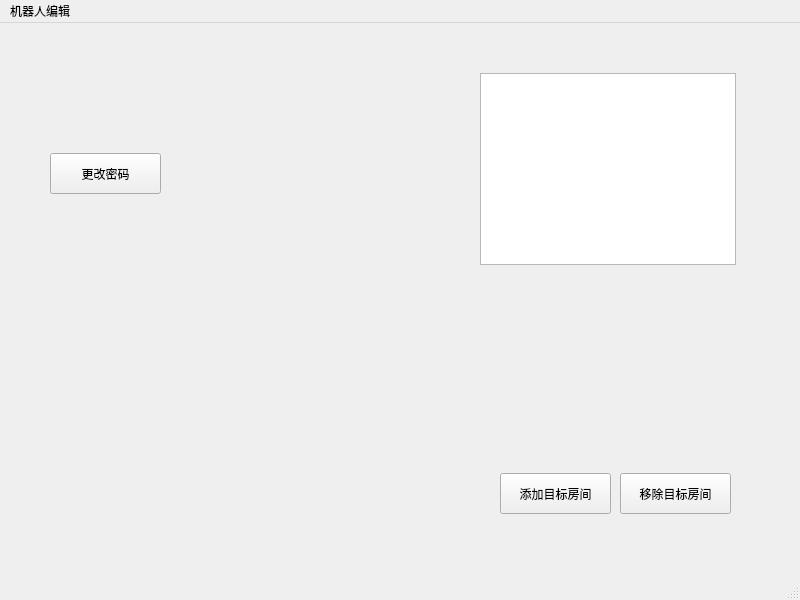
<?xml version="1.0" encoding="UTF-8"?>
<ui version="4.0">
 <class>BotEditWindow</class>
 <widget class="QMainWindow" name="BotEditWindow">
  <property name="geometry">
   <rect>
    <x>0</x>
    <y>0</y>
    <width>800</width>
    <height>600</height>
   </rect>
  </property>
  <property name="windowTitle">
   <string>MainWindow</string>
  </property>
  <widget class="QWidget" name="centralwidget">
   <widget class="QPushButton" name="pushButton_add_target">
    <property name="geometry">
     <rect>
      <x>500</x>
      <y>450</y>
      <width>111</width>
      <height>41</height>
     </rect>
    </property>
    <property name="text">
     <string>添加目标房间</string>
    </property>
   </widget>
   <widget class="QPushButton" name="pushButton_remove_target">
    <property name="geometry">
     <rect>
      <x>620</x>
      <y>450</y>
      <width>111</width>
      <height>41</height>
     </rect>
    </property>
    <property name="text">
     <string>移除目标房间</string>
    </property>
   </widget>
   <widget class="QListView" name="listView_targets">
    <property name="geometry">
     <rect>
      <x>480</x>
      <y>50</y>
      <width>256</width>
      <height>192</height>
     </rect>
    </property>
   </widget>
   <widget class="QPushButton" name="pushButton">
    <property name="geometry">
     <rect>
      <x>50</x>
      <y>130</y>
      <width>111</width>
      <height>41</height>
     </rect>
    </property>
    <property name="text">
     <string>更改密码</string>
    </property>
   </widget>
  </widget>
  <widget class="QMenuBar" name="menubar">
   <property name="geometry">
    <rect>
     <x>0</x>
     <y>0</y>
     <width>800</width>
     <height>21</height>
    </rect>
   </property>
   <widget class="QMenu" name="menu">
    <property name="title">
     <string>机器人编辑</string>
    </property>
   </widget>
   <addaction name="menu"/>
  </widget>
  <widget class="QStatusBar" name="statusbar"/>
 </widget>
 <resources/>
 <connections/>
</ui>
